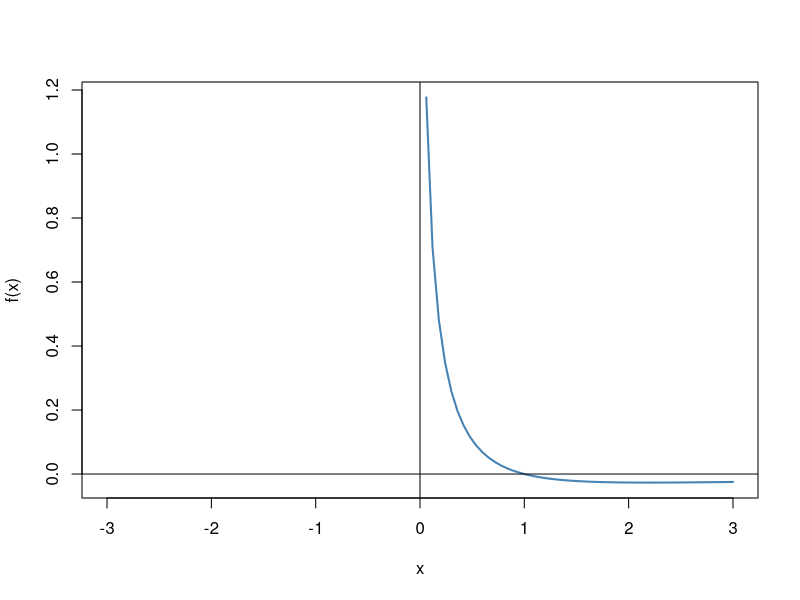

Reproduce this figure in R.
# Fungsi Fibonacci 

fibonacci <- function(n) {
  fn <- c(1,1)
  for (i in 2:n+1)
  {
    fn <- c(fn, (fn[i-1]+fn[i-2]))
  }
  return(fn)
}

#fibonacci(10)

#N <- 16

#data <- data.frame(
#  n = 1:N,
#  Fibonacci = fibonacci(15)
#)
#data

# Fibonacci Search Method

fib_search <- function(f, xl, xr, n){
  F = fibonacci(n) # Call the fibonnaci number function
  L0 = xr - xl # Initial interval of uncertainty
  R1 = L0 # Initial Reduction Ratio
  Li = (F[n-2]/F[n])*L0 
  
  R = Li/L0
  
  for (i in 2:n)
  {
    if (Li > L0/2) {
      x1 = xr - Li
      x2 = xl + Li
    } else {
      x1 = xl + Li
      x2 = xr - Li
    }
    f1 = f(x1)
    f2 = f(x2)
    
    if (f1 < f2) {
      xr = x2
      Li = (F[n - i]/F[n - (i - 2)])*L0 # New interval of uncertainty
    } else if (f1 > f2) {
      xl = x1
      Li = (F[n - i]/F[n - (i - 2)])*L0 # New interval of uncertainty
    } else {
      xl = x1
      xr = x2
      Li = (F[n - i]/F[n - (i - 2)])*(xr - xl) # New interval of uncertainty
    }
    L0 = xr - xl
    R = c(R, Li/R1)
  }
  
  list1 <- list(x1, f(x1), R) # Membuat sebagai list sehingga bisa dipanggil keluar dengan fungsi return.
  names(list1) <- c("x", "f(x)", "R") # Memberi nama pada elemen suatu list.
  list2 <- list(x2, f(x2), R)
  names(list2) <- c("x", "f(x)", "R")
  if (f1 <= f2) {
    return(list1) # Final result
  } else {
    return(list2) # Final result 
  }
}

f <- function(x) {
  -(1/(x-1)^2)*(log(x)-2*(x-1)/(x+1))
}  ###bisa diganti

Fib = fib_search(f, 1.5, 4.5, 70) ##bisa diganti
Fib


curve(f,xlim=c(-3,3), col='steelblue',lwd=2)
abline(h=0)
abline(v=0)
